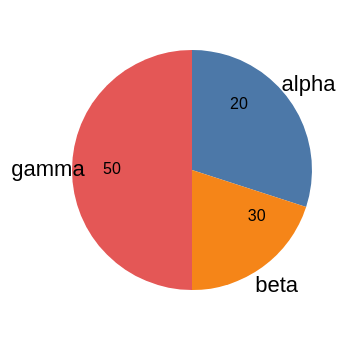

Vega-Lite specification for this chart:
### Vega-Lite specification from a JSON file in a GitHub repository (floating-point values rounded to 4 significant figures)
{"$schema": "https://vega.github.io/schema/vega-lite/v6.json", "description": "A text mark placed in polar coordinates by a radius its **mark definition** states rather than its encoding. `pointPositionDefaultRef` asks `getMarkPropOrConfig(channel, markDef, config, {vgChannel})`, and that reads Vega's name for the channel before Vega-Lite's — so a radius is the mark's `outerRadius` where it states one and its `radius` otherwise, the former winning when both are written. `outerRadius` is the documented alias for `radius`, and reading only the Vega-Lite name left the label unplaced: upstream writes a `radius` beside the `outerRadius` it passes through to Vega, and this engine wrote only the pass-through. The three layers state the two names apart and together, so which one wins is drawn as well as declared.", "width": 160, "height": 160, "data": {"values": [{"c": "alpha", "v": 30}, {"c": "beta", "v": 20}, {"c": "gamma", "v": 50}]}, "layer": [{"mark": {"type": "arc", "outerRadius": 60}, "encoding": {"theta": {"field": "v", "type": "quantitative", "stack": true}, "color": {"field": "c", "type": "nominal", "legend": null}}}, {"mark": {"type": "text", "radius": 72}, "encoding": {"theta": {"field": "v", "type": "quantitative", "stack": true}, "text": {"field": "c", "type": "nominal"}}}, {"mark": {"type": "text", "outerRadius": 40, "radius": 5, "fontSize": 8}, "encoding": {"theta": {"field": "v", "type": "quantitative", "stack": true}, "text": {"field": "v", "type": "quantitative"}}}]}
